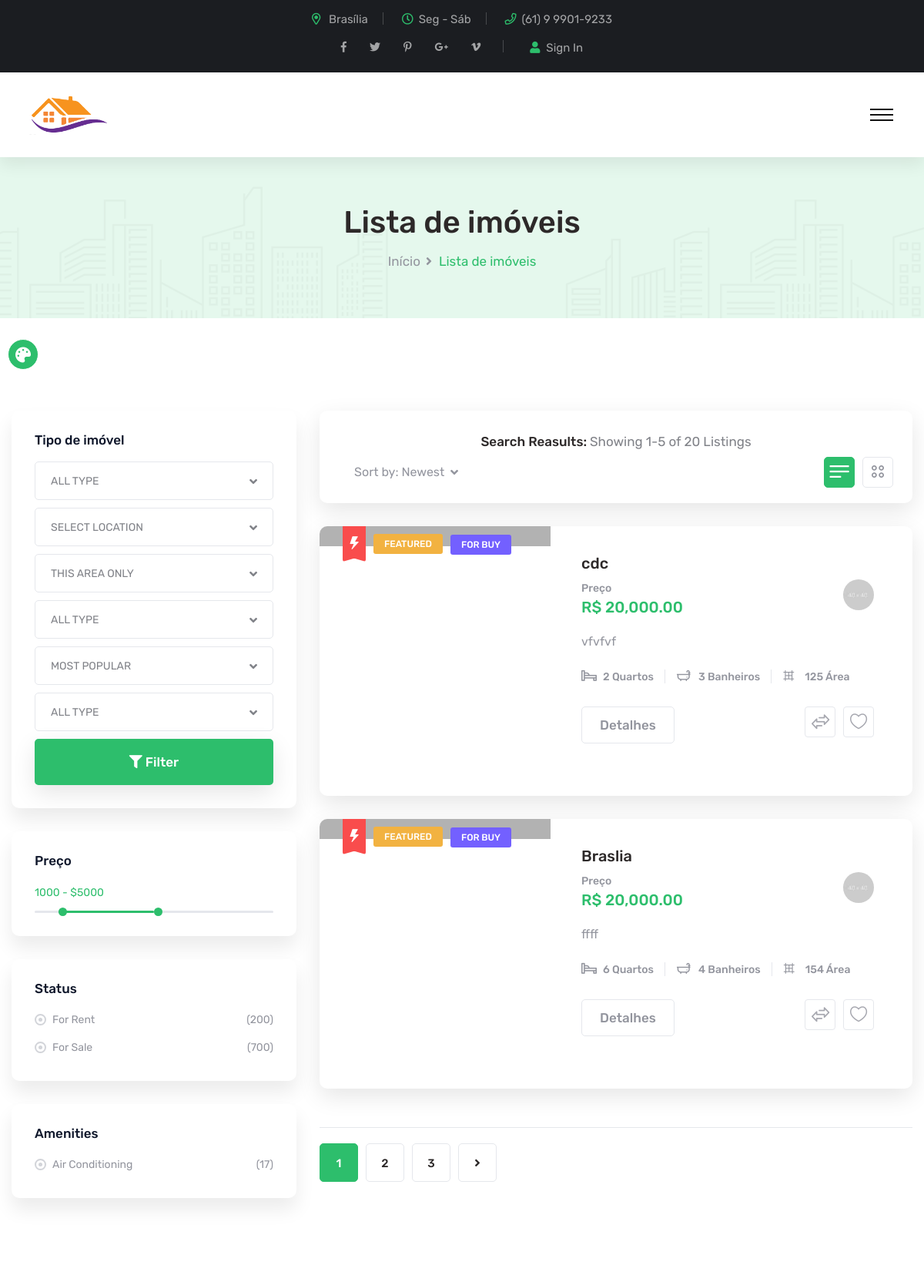
/lista-de-propriedades/ (upper part), run on an earlier commit of the app's database.
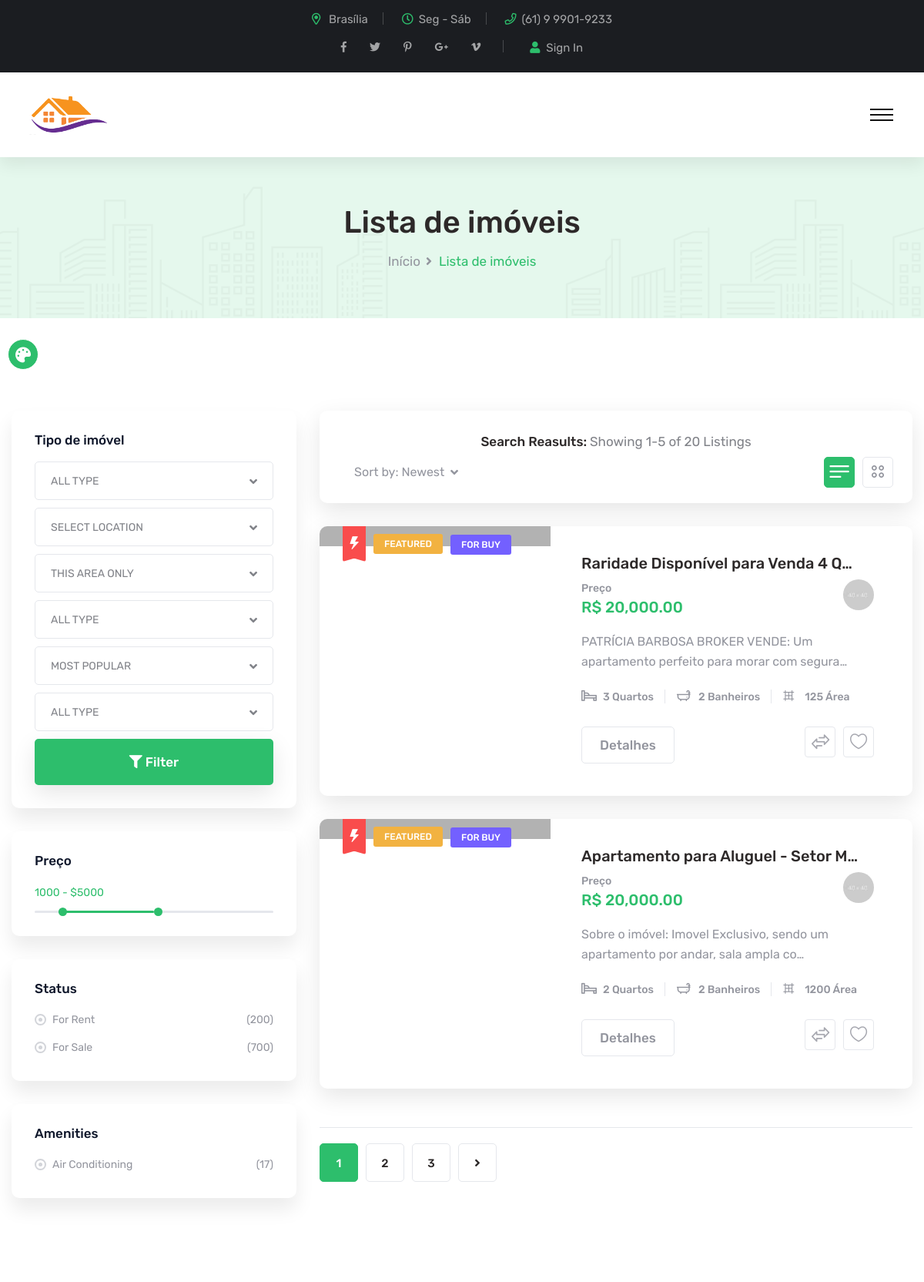
And on a later commit of the database.
### home/models.py (models this page shows, shortened)
class Property(models.Model):
	cover = StdImageField('Imagem', upload_to='cover', null=True, blank=True, variations={'thumb': {'width': 300, 'height': 350, 'crop': True }})
	agent = models.ForeignKey(Agent, on_delete=models.CASCADE)
	title = models.CharField('Título', max_length=255)
	category = models.ForeignKey(Category, on_delete=models.CASCADE)
	slug = models.SlugField('Slug', max_length=255, unique=True, null=True, blank=True)
	content = models.TextField('Descrição', )
	price = models.IntegerField('Preço',)
	address = models.TextField('Endereço',)
	NUMBER_CHOICES = (
		('1', '1'),
		('2', '2'),
		('3', '3'),
		('4', '4'),
		('5', '5'),
		('6', '6'),
		)
	rooms =  models.CharField('Quartos', max_length=255, choices=NUMBER_CHOICES)
	bathrooms = models.CharField('Banheiros', max_length=255, choices=NUMBER_CHOICES)
	garage_size = models.CharField('Vagas', max_length=255, choices=NUMBER_CHOICES)
	area = models.IntegerField('Área', )
	TYPE_CHOICES = (
		('sale', 'Venda'),
		('rent', 'Aluguel'),
		)
	type_property = models.CharField('Venda ou Aluguel?', max_length=255, choices=TYPE_CHOICES)
	plant = StdImageField('Planta', upload_to='Plant', null=True, blank=True, variations={'thumb': {'width': 439, 'height': 337, 'crop': True }})
	state = models.ForeignKey(State, on_delete=models.CASCADE)
	city = models.ForeignKey(City, on_delete=models.CASCADE)
	district = models.ForeignKey(District, on_delete=models.CASCADE)
	zipcode = models.CharField('CEP', max_length=255)
	google_maps = models.TextField()
	class Meta:
		verbose_name = 'Imóvel'
		verbose_name_plural = 'Imóveis'

### home/views.py (the view)
# urls.py: path('lista-de-propriedades/', views.property_list, name='lista-de-propriedades'),
def property_list(request):
	property = Property.objects.all()
	context = {
		'property_list': property
	}
	return render(request, 'lista-de-propriedades.html', context)

### home/templates/lista-de-propriedades.html (shortened to what the changed rows need)
{% load static %}
<!DOCTYPE html>
<html lang="en">
<head>
{% include 'includes/css.html' %}
</head>
<body>
    <div class="boxed_wrapper">
        <section class="page-title-two bg-color-1 centred">
            <div class="auto-container">
                <div class="content-box clearfix">
                    <h1>Lista de imóveis</h1>
                </div>
            </div>
        </section>
        <section class="property-page-section property-list">
            <div class="auto-container">
                <div class="row clearfix">
                    <div class="col-lg-8 col-md-12 col-sm-12 content-side">
                        <div class="property-content-side">
                            <div class="wrapper list">
                                <div class="deals-list-content list-item">
                                    {% for property in property_list %}
                                    <div class="deals-block-one">
                                        <div class="inner-box">
                                            <div class="image-box">
                                                <figure class="image"><img src="{{ property.cover.thumb.url }}" alt=""></figure>
                                                <div class="batch"><i class="icon-11"></i></div>
                                                <span class="category">Featured</span>
                                                <div class="buy-btn"><a href="property-details.html">For Buy</a></div>
                                            </div>
                                            <div class="lower-content">
                                                <div class="title-text"><h4><a href="property-details.html">{{ property.title|truncatechars:35 }}</a></h4></div>
                                                <div class="price-box clearfix">
                                                    <div class="price-info pull-left">
                                                        <h6>Preço</h6>
                                                        <h4>R$ 20,000.00</h4>
                                                    </div>
                                                    <div class="author-box pull-right">
                                                        <figure class="author-thumb">
                                                            <img src="assets/images/feature/author-1.jpg" alt="">
                                                        </figure>
                                                    </div>
                                                </div>
                                                <p>{{ property.content|truncatechars:80 }}</p>
                                                <ul class="more-details clearfix">
                                                    <li><i class="icon-14"></i>{{ property.rooms }} Quartos</li>
                                                    <li><i class="icon-15"></i>{{ property.bathrooms }} Banheiros</li>
                                                    <li><i class="icon-16"></i>{{ property.area }} Área</li>
                                                </ul>
                                                <div class="other-info-box clearfix">
                                                    <div class="btn-box pull-left"><a href="property-details.html" class="theme-btn btn-two">Detalhes</a></div>
                                                    <ul class="other-option pull-right clearfix">
                                                        <li><a href="property-details.html"><i class="icon-12"></i></a></li>
                                                        <li><a href="property-details.html"><i class="icon-13"></i></a></li>
                                                    </ul>
                                                </div>
                                            </div>
                                        </div>
                                    </div>
                                    {% endfor %}
                                </div>
                            </div>
                        </div>
                    </div>
                </div>
            </div>
        </section>
    </div>
</body>
</html>

What changed in the data, as far as the page shows it:
removed Property: title "Braslia", content "ffff", rooms "6", bathrooms "4", area "154"
changed Property: title "cdc" → "Raridade Disponível para Venda 4 Q…"; content "vfvfvf" → "PATRÍCIA BARBOSA BROKER VENDE: Um apartamento perfeito para morar com segura…"; rooms "2" → "3"; bathrooms "3" → "2"
added Property: title "Apartamento para Aluguel - Setor M…", content "Sobre o imóvel: Imovel Exclusivo, sendo um apartamento por andar, sala ampla co…", rooms "2", bathrooms "2", area "1200"
